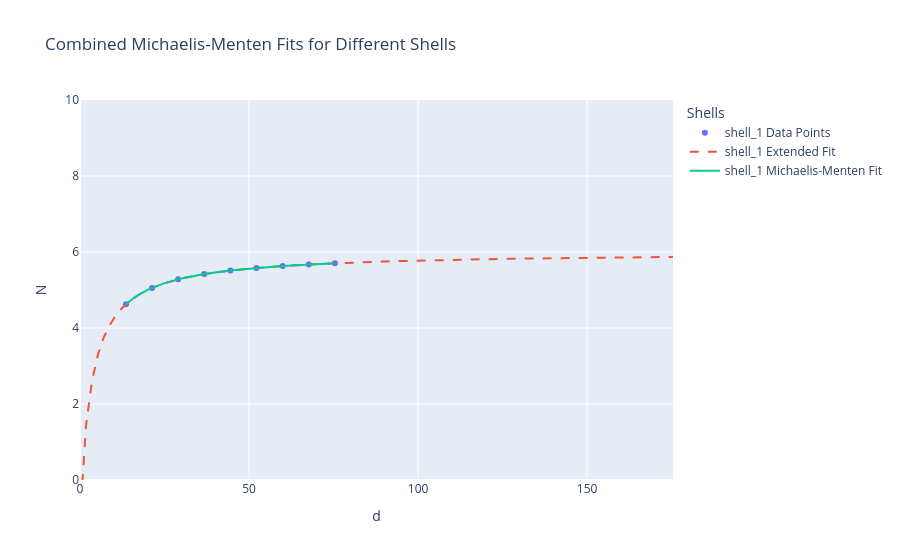

Notebook code for this chart:
### Markdown cell above
### Michael mentens fit

### Code cell
from neighbor_core import fit_michaelis_menten
# Initialize the main Plotly figure
fig = go.Figure()

# Loop through each shell, fit, and add traces to the main figure
for i in range(1, len(sizes_all)+1):
    shell = f'shell_{i}'
    coff, data_trace, ext_trace, fit_trace = fit_michaelis_menten(
        np.array(sizes_all[shell]), np.array(CNs_all[shell]), 
        # max_value=12,
        xlabel="d", ylabel=f"N{i}", 
        maxfev=50000, extended_range=100,
        label_prefix=shell
    )
    fig.add_traces([data_trace, ext_trace, fit_trace])

# Configure layout and show
fig.update_layout(
    title="Combined Michaelis-Menten Fits for Different Shells",
    xaxis_title="d", yaxis_title="N", legend_title="Shells", yaxis_range=[0, 10]
)
fig.show()
